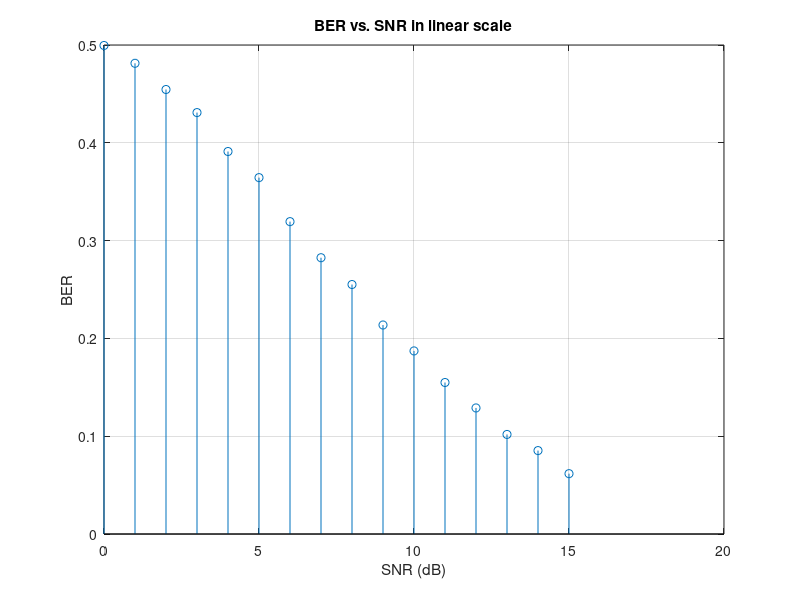
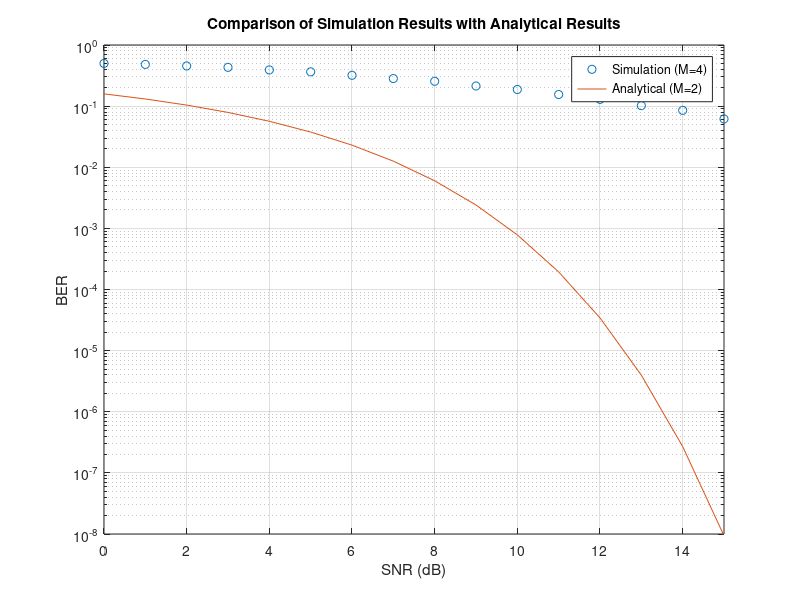
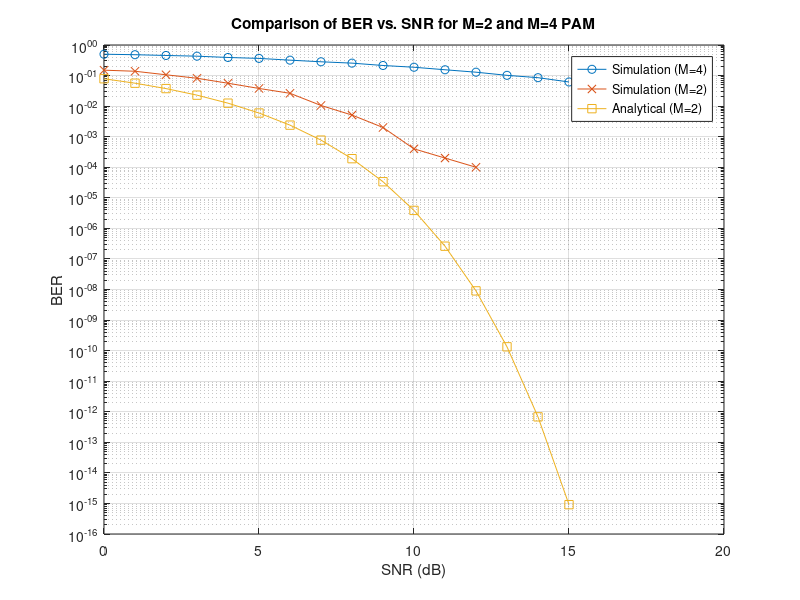

Here is the MATLAB script that generated these plots, in order:
%BER Performance of a  M-ary PAM system

% This graph shows how the Bit Error Rate (BER) changes with increasing SNR (dB) for 2-PAM and 4-PAM modulation schemes. According to the simulation results, 4-PAM (blue circles) has a higher error rate, while 2-PAM (red crosses) achieves a lower BER. Additionally, the analytical result for 2-PAM (yellow squares) aligns with the simulation and reaches lower error rates at high SNR values. This indicates that lower modulation orders provide better BER performance
clc
clear
close all

NT = 10^(4); %number of trials
SNR = 0 : 15; %dB
SNR_lin = (10.^(SNR/10)); %SNR values in linear scale
%===============================================
% Preallocate BER array
BER = zeros(1, length(SNR_lin));
BER_2PAM = zeros(1, length(SNR_lin));
% Generate transmitted symbols for 4-PAM: {-3, -1, +1, +3}
transmitted_symbols = [-3, -1.5, 1.5, 3];
P_s = mean(transmitted_symbols.^2); % Average power for 4-PAM


%Find the BER for different SNR values
M=4;
for i = 1 : length(SNR_lin)

    % Produce input sequence
    TX_data = transmitted_symbols(randi([1, 4], 1, NT)); % Random 4-PAM symbols

    % Generate Gaussian noise samples
    noise_variance = P_s / SNR_lin(i); % (1) Compute noise variance
    noise = sqrt(noise_variance) * randn(1, NT); % (2) Generate noise samples

    % Generate received signal (Signal + Noise)
    RX_data = TX_data + noise;

    % Data detection without functions
    detdata = zeros(1, NT); % Initialize detected symbols array
    for k = 1:NT
        if RX_data(k) < -2
            detdata(k) = -3;
        elseif RX_data(k) < 0
            detdata(k) = -1.5;
        elseif RX_data(k) < 2
            detdata(k) = 1.5;
        else
            detdata(k) = 3;
        end
    end

    % Compute BER
    num_errors = sum(TX_data ~= detdata);
    BER(i) = num_errors / NT;
end

% =========================
% M = 2 PAM System
% =========================
% Generate transmitted symbols for 2-PAM: {-1, +1}
transmitted_symbols_2PAM = [-1, 1];
P_s_2PAM = mean(transmitted_symbols_2PAM.^2); % Average power for 2-PAM

for i = 1 : length(SNR_lin)
    % Produce input sequence
    TX_data_2PAM = transmitted_symbols_2PAM(randi([1, 2], 1, NT)); % Random 2-PAM symbols

    % Generate Gaussian noise samples
    noise_variance_2PAM = P_s_2PAM / SNR_lin(i); % Compute noise variance
    noise_2PAM = sqrt(noise_variance_2PAM) * randn(1, NT); % Generate noise samples

    % Generate received signal (Signal + Noise)
    RX_data_2PAM = TX_data_2PAM + noise_2PAM;

    % Data detection for 2-PAM
    detdata_2PAM = sign(RX_data_2PAM); % Simple threshold detection at zero

    % Compute BER for 2-PAM
    num_errors_2PAM = sum(TX_data_2PAM ~= detdata_2PAM);
    BER_2PAM(i) = num_errors_2PAM / NT;
end

% Simulation Results
figure;
stem(SNR, BER);
title('BER vs. SNR in linear scale');
xlabel('SNR (dB)');
ylabel('BER');
grid on;

figure;
semilogy(SNR, BER, 'o');
axis([SNR(1) SNR(end) 10^(-8) 1]);
title('BER vs. SNR in semilog scale');
xlabel('SNR (dB)');
ylabel('BER');
grid on;
hold on;

% Analytical BER for comparison (binary PAM)
BER2 = qfunc(sqrt(SNR_lin));
semilogy(SNR, BER2);
title('Comparison of Simulation Results with Analytical Results');
legend('Simulation (M=4)', 'Analytical (M=2)');

figure;
semilogy(SNR, BER, 'o-', 'DisplayName', 'Simulation (M=4)');
hold on;
semilogy(SNR, BER_2PAM, 'x-', 'DisplayName', 'Simulation (M=2)');

% Analytical BER for comparison (binary PAM)
BER_theoretical_2PAM = qfunc(sqrt(2 * SNR_lin)); % For M=2 binary PAM
semilogy(SNR, BER_theoretical_2PAM, 's-', 'DisplayName', 'Analytical (M=2)');

title('Comparison of BER vs. SNR for M=2 and M=4 PAM');
xlabel('SNR (dB)');
ylabel('BER');
legend;
grid on;